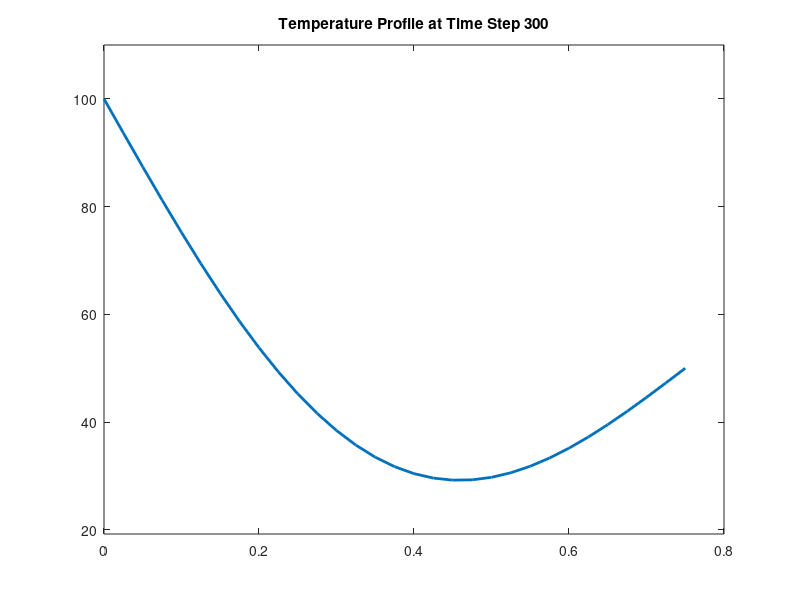
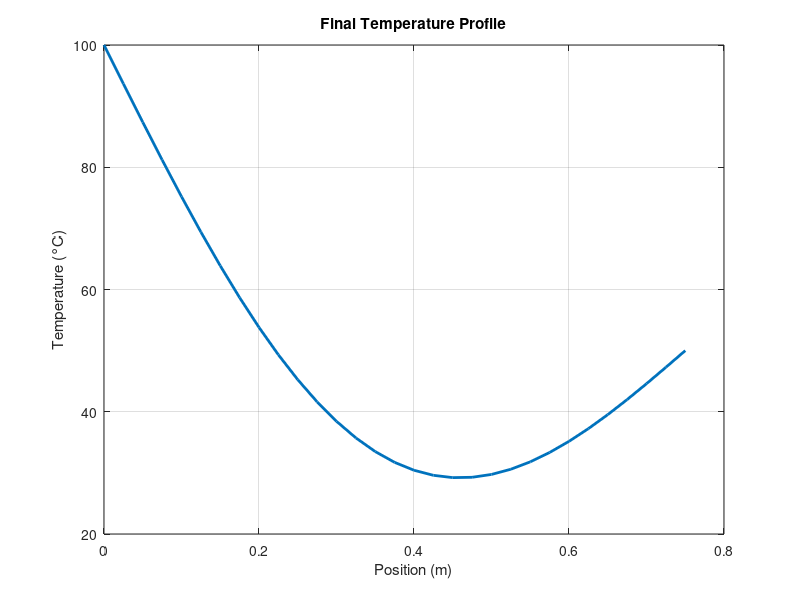

These charts were generated, in order, by the following MATLAB code:
% Parameters
L = 0.75;       % Length of rod (m)
dx = 0.025;     % Spatial step size (m)
dt = 0.00015;   % Time step size (s)
k = 1;          % Thermal conductivity (W/m°C)

% Discretization
x = 0:dx:L;     % Spatial grid
T = zeros(1, length(x));  % Initial temperature profile
T(1) = 100;     % Boundary condition at x = 0
T(end) = 50;    % Boundary condition at x = L

% Number of time steps
num_steps = 300;

% Create figure for animation
figure;
axis tight manual;
xlabel('Position (m)');
ylabel('Temperature (°C)');
title('Temperature Profile Evolution');
grid on;

% Initialize plot with initial temperature profile
plot(x, T, 'LineWidth', 2);
ylim([min(T)-10, max(T)+10]);  % Set y-axis limits
pause(0.01);  % Pause to show initial plot

% Explicit finite difference method and animate
for n = 1:num_steps
    T_new = T;
    for i = 2:(length(x) - 1)
        T_new(i) = T(i) + k * dt / (dx^2) * (T(i+1) - 2*T(i) + T(i-1));
    end
    T = T_new;
    
    % Update plot with new temperature profile
    plot(x, T, 'LineWidth', 2);
    ylim([min(T)-10, max(T)+10]);  % Update y-axis limits
    title(sprintf('Temperature Profile at Time Step %d', n));
    drawnow;  % Update figure window
    
    % Pause to control animation speed
    pause(0.01);
end

% Final temperature profile plot
figure;
plot(x, T, 'LineWidth', 2);
xlabel('Position (m)');
ylabel('Temperature (°C)');
title('Final Temperature Profile');
grid on;
